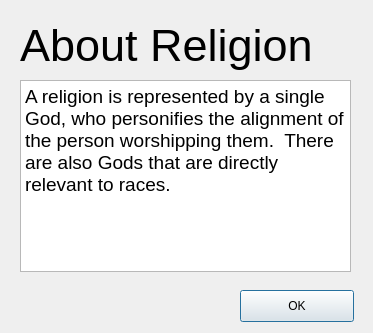
<?xml version="1.0" encoding="UTF-8"?>
<ui version="4.0">
 <class>ReligionHelpDialog</class>
 <widget class="QDialog" name="ReligionHelpDialog">
  <property name="geometry">
   <rect>
    <x>0</x>
    <y>0</y>
    <width>373</width>
    <height>333</height>
   </rect>
  </property>
  <property name="windowTitle">
   <string>Dialog</string>
  </property>
  <widget class="QTextBrowser" name="textInfo">
   <property name="geometry">
    <rect>
     <x>20</x>
     <y>80</y>
     <width>331</width>
     <height>192</height>
    </rect>
   </property>
   <property name="html">
    <string>&lt;!DOCTYPE HTML PUBLIC &quot;-//W3C//DTD HTML 4.0//EN&quot; &quot;http://www.w3.org/TR/REC-html40/strict.dtd&quot;&gt;
&lt;html&gt;&lt;head&gt;&lt;meta name=&quot;qrichtext&quot; content=&quot;1&quot; /&gt;&lt;style type=&quot;text/css&quot;&gt;
p, li { white-space: pre-wrap; }
&lt;/style&gt;&lt;/head&gt;&lt;body style=&quot; font-family:'Ubuntu'; font-size:9pt; font-weight:400; font-style:normal;&quot;&gt;
&lt;p style=&quot; margin-top:0px; margin-bottom:0px; margin-left:0px; margin-right:0px; -qt-block-indent:0; text-indent:0px;&quot;&gt;&lt;span style=&quot; font-family:'Calibri'; font-size:14pt;&quot;&gt;A religion is represented by a single God, who personifies the alignment of the person worshipping them.  There are also Gods that are directly relevant to races.  &lt;/span&gt;&lt;/p&gt;&lt;/body&gt;&lt;/html&gt;</string>
   </property>
  </widget>
  <widget class="QLabel" name="lblTitle">
   <property name="geometry">
    <rect>
     <x>20</x>
     <y>20</y>
     <width>311</width>
     <height>51</height>
    </rect>
   </property>
   <property name="font">
    <font>
     <family>Arial</family>
     <pointsize>34</pointsize>
    </font>
   </property>
   <property name="text">
    <string>About Religion</string>
   </property>
  </widget>
  <widget class="QPushButton" name="btnOk">
   <property name="geometry">
    <rect>
     <x>240</x>
     <y>290</y>
     <width>114</width>
     <height>32</height>
    </rect>
   </property>
   <property name="text">
    <string>OK</string>
   </property>
  </widget>
 </widget>
 <resources/>
 <connections/>
</ui>
